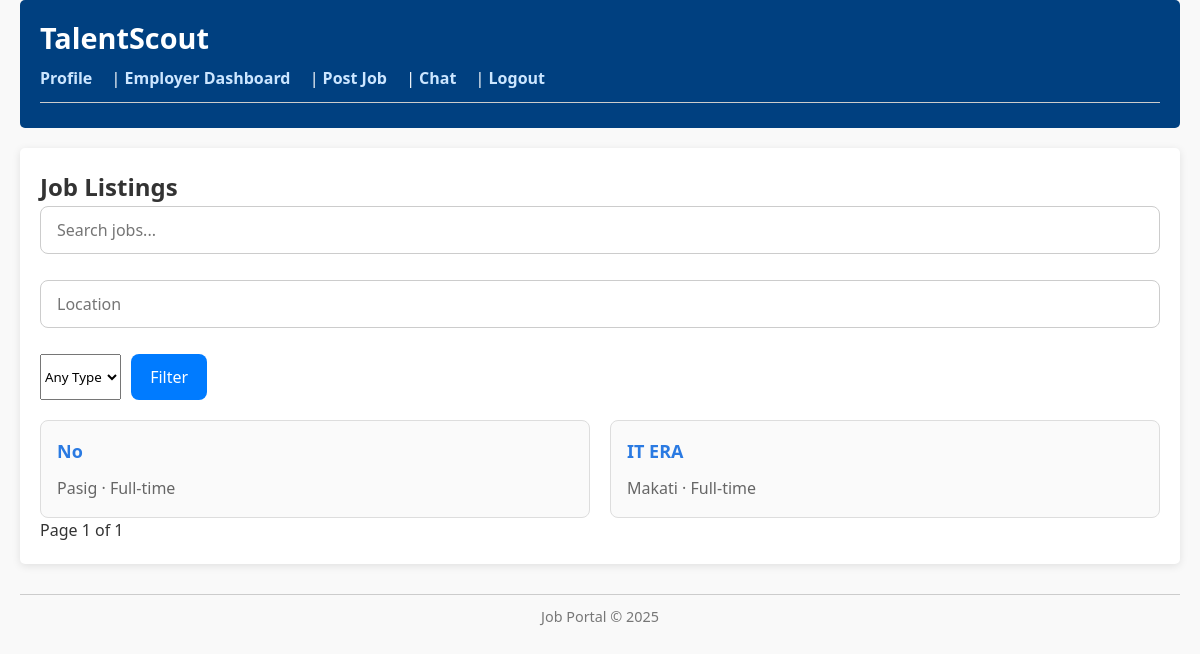
The app's page /jobs/ (signed in), older data.
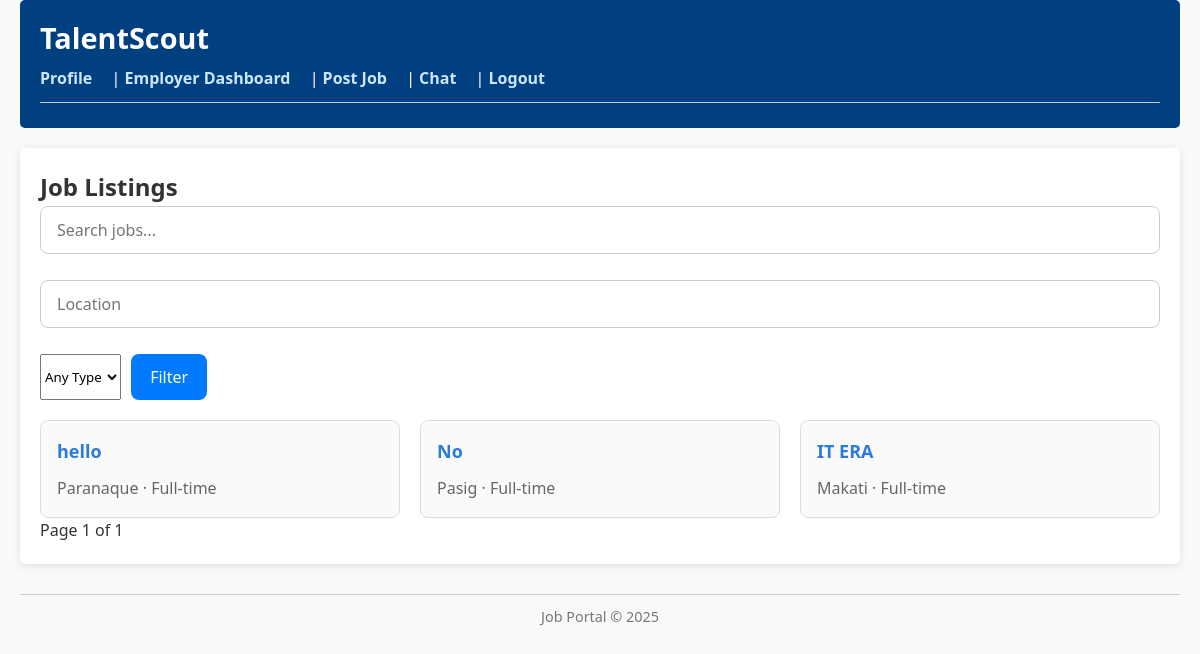
The same page, newer data.
### jobs/models.py (models this page shows, shortened)
class Job(models.Model):
    FULL_TIME = 'FT'
    PART_TIME = 'PT'
    HYBRID = 'HY'
    REMOTE = 'RM'
    JOB_TYPE_CHOICES = [
        (FULL_TIME, 'Full-time'),
        (PART_TIME, 'Part-time'),
        (HYBRID, 'Hybrid'),
        (REMOTE, 'Remote'),
    ]
    title = models.CharField(max_length=255)
    description = models.TextField()
    location = models.CharField(max_length=255)
    employer = models.ForeignKey(User, on_delete=models.CASCADE, related_name='jobs_posted')
    applications = models.ManyToManyField(User, related_name='job_applications', blank=True)
    created_at = models.DateTimeField(auto_now_add=True)
    requirements = models.TextField(blank=True, null=True)
    job_type = models.CharField(
        max_length=2,
        choices=JOB_TYPE_CHOICES,
        blank=True,
        null=True
    )
    salary_range = models.CharField(max_length=100, blank=True, null=True)

### jobs/views.py (the view)
# urls.py: path('', views.job_list, name='job_list'),
@login_required
def job_list(request):
    jobs = Job.objects.all().order_by('-created_at')
    query = request.GET.get('q')
    location = request.GET.get('location')
    job_type = request.GET.get('job_type')
    salary_min = request.GET.get('salary_min')
    if query:
        jobs = jobs.filter(title__icontains=query)
    if location:
        jobs = jobs.filter(location__icontains=location)
    if job_type:
        jobs = jobs.filter(job_type=job_type)
    if salary_min:
        jobs = jobs.filter(salary_range__gte=salary_min)
    paginator = Paginator(jobs, 10)
    page_number = request.GET.get('page')
    page_obj = paginator.get_page(page_number)
    return render(request, 'jobs/job_list.html', {'jobs': page_obj})

### jobs/templates/jobs/job_list.html (shortened to what this page needs)
{% extends 'base.html' %}
{% block content %}
<h2>Job Listings</h2>
<form method="get" class="job-filter-form">
  <input type="text" name="q" placeholder="Search jobs..." value="{{ request.GET.q }}">
  <input type="text" name="location" placeholder="Location" value="{{ request.GET.location }}">
  <select name="job_type">
    <option value="">Any Type</option>
  </select>
  <button type="submit">Filter</button>
</form>
<div class="job-cards-container">
  {% for job in jobs %}
    <div class="job-card">
      <h3><a href="{% url 'jobs:job_detail' job.id %}">{{ job.title }}</a></h3>
      <p>{{ job.location }} · {{ job.get_job_type_display }}</p>
    </div>
  {% empty %}
    <p>No jobs found.</p>
  {% endfor %}
</div>
<div class="pagination">
  <span>Page {{ jobs.number }} of {{ jobs.paginator.num_pages }}</span>
</div>
{% endblock %}

Row changes from the older to the newer data that the page shows:
added Job: title "hello", location "Paranaque", job_type "Full-time"
